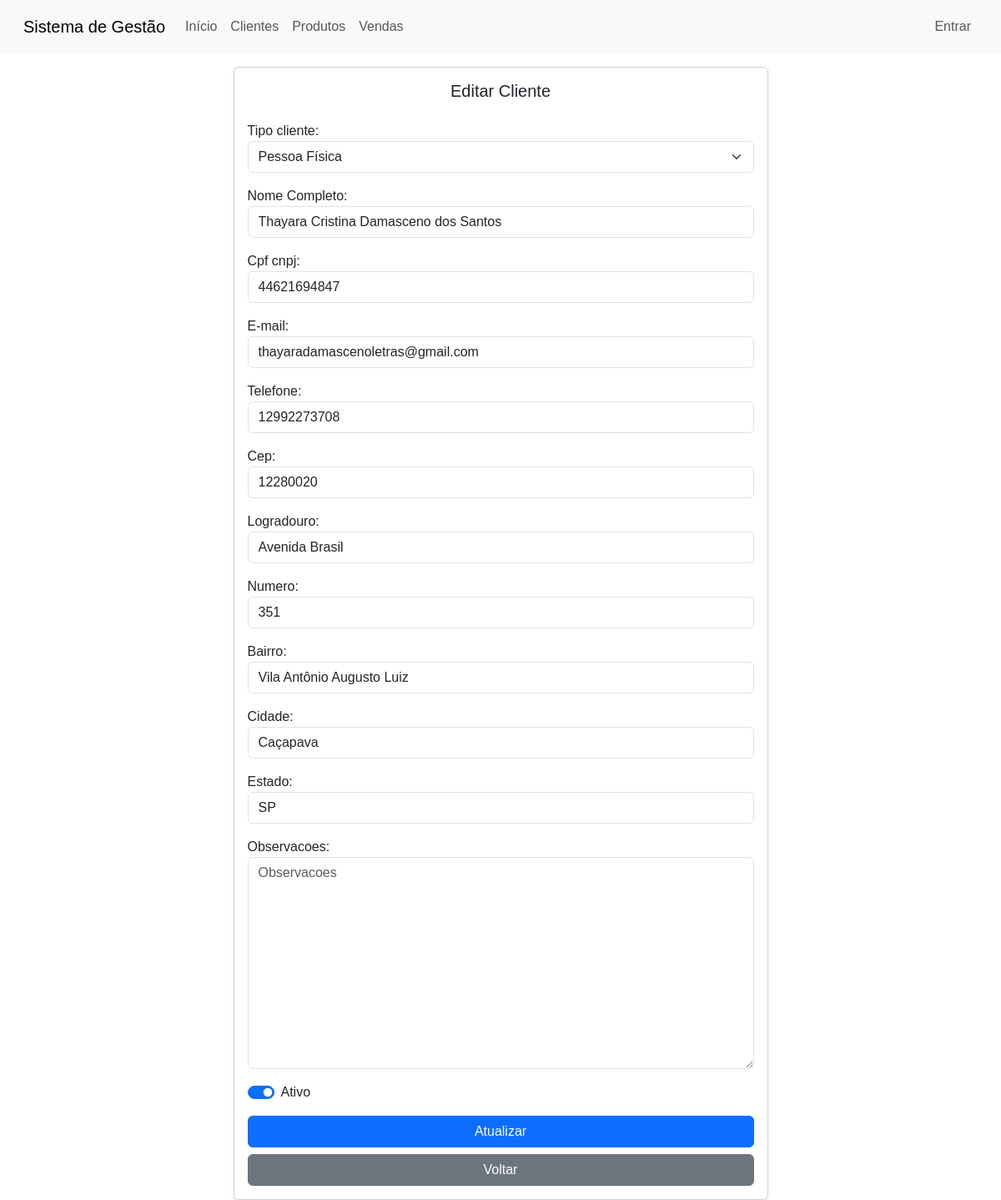
/clientes/editar/2/, run on the app's committed database.
### apps/clientes/models.py (models this page shows, shortened)
class Cliente(models.Model):
    TIPO_CHOICES = (
        ("PF", "Pessoa Física"),
        ("PJ", "Pessoa Jurídica"),
    )
    tipo_cliente = models.CharField(max_length=5, choices=TIPO_CHOICES)
    nome = models.CharField(max_length=100)
    cpf_cnpj = models.CharField(max_length=20, unique=True)
    email = models.EmailField(unique=True)
    telefone = models.CharField(max_length=15, blank=True, null=True)
    cep = models.CharField(max_length=10, blank=True, null=True)
    logradouro = models.CharField(max_length=100, blank=True, null=True)
    numero = models.CharField(max_length=10, blank=True, null=True)
    bairro = models.CharField(max_length=100, blank=True, null=True)
    cidade = models.CharField(max_length=100, blank=True, null=True)
    estado = models.CharField(max_length=2, blank=True, null=True)
    observacoes = models.TextField(blank=True, null=True)
    ativo = models.BooleanField(default=True)
    criado_em = models.DateTimeField(auto_now_add=True)
    atualizado_em = models.DateTimeField(auto_now=True)

### apps/clientes/views.py (the view)
# urls.py: path('editar/<int:cliente_id>/', views.editar_cliente, name='editar_cliente'),
def editar_cliente(request, cliente_id):
    cliente = get_object_or_404(Cliente, id=cliente_id)
    form = ClienteForm(request.POST or None, instance=cliente)
    if request.method == "POST" and form.is_valid():
        form.save()
        messages.success(request, f"Cliente {cliente.nome} atualizado com sucesso!")
        return redirect('clientes:cliente_list')
    return render(request, 'clientes/form.html', {'form': form, 'cliente': cliente, "editando": True})

### apps/clientes/forms.py
class ClienteForm(BaseForm):
    class Meta:
        model = Cliente
        fields = "__all__"
        labels = {
            "nome": "Nome Completo",
            "cpf": "CPF",
            "data_nascimento": "Data de Nascimento",
            "email": "E-mail",
            "telefone": "Telefone",
            "endereco": "Endereço",
        }
        help_texts = {
            "cpf": "Digite o CPF sem pontos ou traços.",
            "data_nascimento": "Formato: DD/MM/AAAA",
            "telefone": "Formato: (XX) XXXXX-XXXX",
        }

### apps/clientes/templates/clientes/form.html (shortened to what this page needs)
{% extends "base.html" %}
{% block content %}
<div class="row justify-content-center">
    <div class="col-12 col-md-10 col-lg-7">
        <div class="card shadow-sm">
            <div class="card-body">
                <h5 class="text-center mb-4">
                    {% if editando %}  Editar Cliente {% else %}  Novo Cliente {% endif %}
                </h5>
                <form action="{% if editando %}{% url 'clientes:editar_cliente' cliente.id %}{% else %}{% url 'clientes:cadastrar_cliente' %}{% endif %}" method="post">
                    {% for field in form %}
                        {% if field.field.widget.input_type == "checkbox" %}
                            <div class="form-check form-switch mb-3">
                                {{ field }}
                                <label class="form-check-label" for="{{ field.id_for_label }}">
                                    {{ field.label }}
                                </label>
                            </div>
                        {% else %}
                            <div class="mb-3">
                                {{ field.label_tag }}
                                {{ field }}
                            </div>
                        {% endif %}
                    {% endfor %}
                    <button type="submit" class="btn btn-primary w-100">
                        {% if editando %}  Atualizar {% else %}  Criar {% endif %}
                    </button> <br>
                    <a href="{% url 'clientes:cliente_list'%}" class="btn btn-secondary w-100 mt-2">Voltar</a>
                </form>
            </div>
        </div>
    </div>
</div>
{% endblock %}

### static/css/main.css (style rules this page uses)
body { font-family: Arial, sans-serif; margin: 0; }

### data on the page
Cliente: form "Pessoa Física" "Thayara Cristina Damasceno dos Santos" "44621694847" "thayaradamascenoletras@gmail.com" "12992273708" "12280020" "Avenida Brasil" "351" "Vila Antônio Augusto Luiz" "Caçapava" "SP", form "☑"

### other printed values
{{ field.label_tag }} "Tipo cliente:" "Nome Completo:" "Cpf cnpj:" "E-mail:" "Telefone:" "Cep:" "Logradouro:" "Numero:" "Bairro:" "Cidade:" "Estado:" "Observacoes:"
{{ field.label }} "Ativo"
